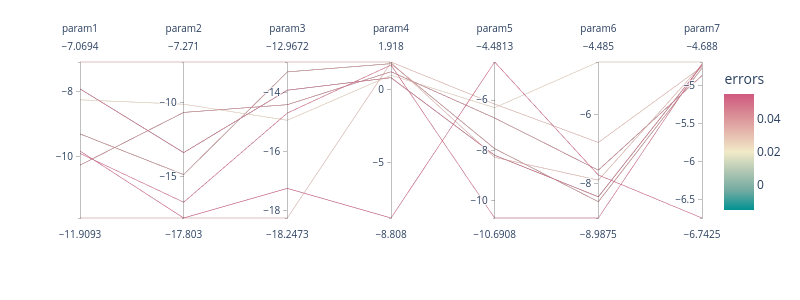

Source (notebook cell):
### Markdown cell above
#### 2. Plotting sampled parameters for the best sampled points using parallel coordinates plot

### Code cell
# Loading in the parametsrs sampled during the BO process
param_sampled = np.load('output_data/param_sampled.npy')
# Defining the threshold error for identofying the best shapes sampled in tertaions
# Setting it equal to the best error observed within the training data
thresh_best_error = error_train_best

# Initializing teh arrays to store the best erros and parametsrs sampled
best_errors = []
best_params = []

# Iterating through all the BO iterations
for i in range(num_iterations_BO):
    # Checking if the error observed within teh step is less than teh threshold error
    if error_target_sampled[i] < thresh_best_error:
        # Adding teh error and teh parameters
        best_params.append(param_sampled[i,:])
        best_errors.append(error_target_sampled[i])

# Transforming the paarmeters to log scale for visualization
best_params_log = np.log(best_params)
# Creating a dataframe using the data thet contains teh parametsr sampled as teh first 6 columsn and the erro sampled as the last column
df = pd.DataFrame(data=best_params_log, columns=["param1", "param2","param3","param4","param5","param6","param7"])
df['errors'] = best_errors

# Using plotly to viusalize the parametsr sampled as parallel coordinate plot
import plotly.express as px
fig = px.parallel_coordinates(df, color="errors",
                              dimensions=['param1', 'param2', 'param3',
                                          'param4', 'param5', 'param6', 'param7'],
                              color_continuous_scale=px.colors.diverging.Tealrose,
                              color_continuous_midpoint=0.02)
fig.update_layout(width = 800,height = 300,)
fig.show()

### Figure 1 — Plotly figure (JSON) as saved in the notebook; plotly's stock layout.template omitted (floating-point values rounded to 4 significant figures)
{"data": [{"dimensions": [{"label": "param1", "values": [-9.831, -9.906, -11.91, -9.301, -9.301, -9.301, -9.301, -7.903, -10.27, -7.903, -7.069, -10.27, -8.243]}, {"label": "param2", "values": [-17.8, -16.74, -17.8, -14.87, -14.87, -14.87, -14.87, -13.39, -10.67, -13.39, -7.271, -10.67, -10.12]}, {"label": "param3", "values": [-17.24, -14.69, -18.25, -13.3, -13.3, -13.3, -13.3, -13.92, -14.41, -13.92, -12.97, -14.41, -14.94]}, {"label": "param4", "values": [-8.808, 1.711, 1.883, 1.804, 1.804, 1.804, 1.804, 0.8405, 1.248, 0.8405, 1.918, 1.248, 1.008]}, {"label": "param5", "values": [-4.481, -10.69, -8.275, -7.93, -7.93, -7.93, -7.93, -8.192, -6.71, -8.192, -6.155, -6.71, -6.298]}, {"label": "param6", "values": [-7.747, -8.987, -7.895, -8.518, -8.518, -8.518, -8.518, -8.376, -7.606, -8.376, -6.807, -7.606, -4.485]}, {"label": "param7", "values": [-6.742, -4.711, -4.723, -4.768, -4.768, -4.768, -4.768, -4.731, -4.867, -4.731, -4.752, -4.867, -4.688]}], "domain": {"x": [0, 1], "y": [0, 1]}, "line": {"color": [0.05501, 0.05228, 0.03346, 0.03935, 0.03935, 0.03935, 0.03935, 0.05012, 0.04405, 0.05012, 0.0336, 0.04405, 0.02585], "coloraxis": "coloraxis"}, "name": "", "type": "parcoords"}], "layout": {"coloraxis": {"cmid": 0.02, "colorbar": {"title": {"text": "errors"}}, "colorscale": [[0, "rgb(0, 147, 146)"], [0.1667, "rgb(114, 170, 161)"], [0.3333, "rgb(177, 199, 179)"], [0.5, "rgb(241, 234, 200)"], [0.6667, "rgb(229, 185, 173)"], [0.8333, "rgb(217, 137, 148)"], [1, "rgb(208, 88, 126)"]]}, "height": 300, "legend": {"tracegroupgap": 0}, "margin": {"t": 60}, "width": 800}}
